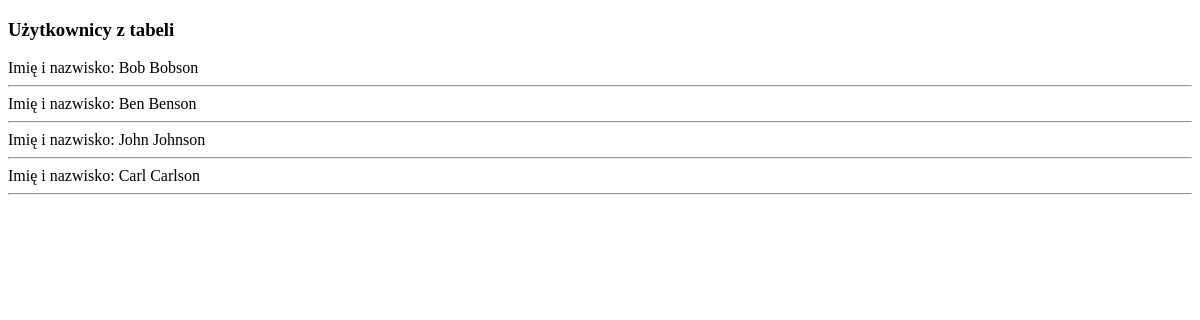
The app's page /1_db/1_select.php, older data.
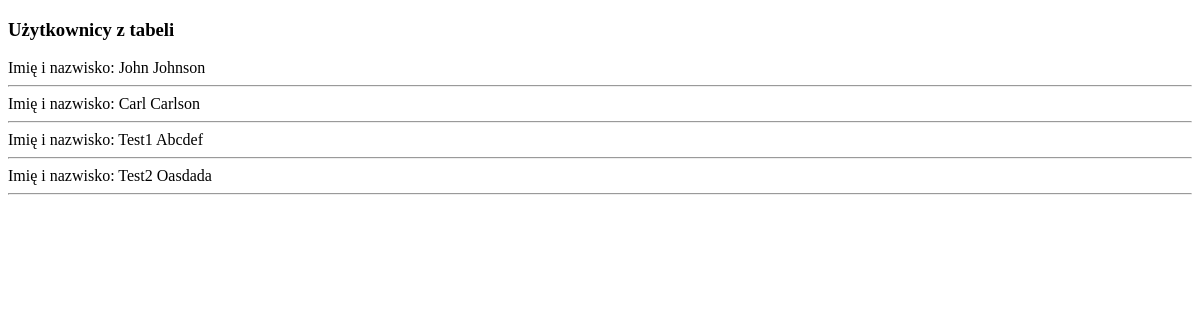
The same page, newer data.
### tables this page shows
CREATE TABLE `users` (
  `id` int(10) UNSIGNED NOT NULL,
  `city_id` int(10) UNSIGNED NOT NULL,
  `name` varchar(20) NOT NULL,
  `surname` varchar(50) NOT NULL,
  `created_at` datetime NOT NULL DEFAULT current_timestamp()
);

### 1_db/1_select.php (the view, shortened to what this page needs)
<!DOCTYPE html>
<html lang="en" dir="ltr">
  <head>
  </head>
  <body>
    <h3>Użytkownicy z tabeli</h3>
    <?php
      require_once("./scripts/1_connect.php");
      $sql = "SELECT * FROM `users`;";
      $result = $conn->query($sql);
      while ($user = $result->fetch_assoc()) {
        echo <<< E
        Imię i nazwisko: $user[name] $user[surname]
        <hr>
        E;
      }
    ?>
  </body>
</html>

Row changes from the older to the newer data that the page shows:
removed users: name "Bob", surname "Bobson"
removed users: name "Ben", surname "Benson"
added users: name "Test1", surname "Abcdef"
added users: name "Test2", surname "Oasdada"
